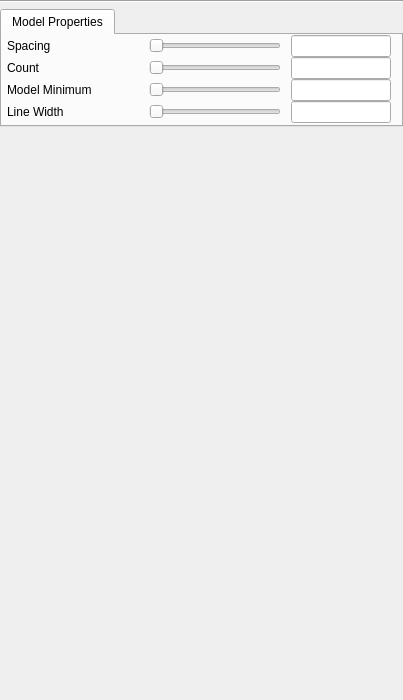
<?xml version="1.0" encoding="UTF-8"?>
<ui version="4.0">
 <class>ModelAppearanceGUI</class>
 <widget class="QWidget" name="ModelAppearanceGUI">
  <property name="geometry">
   <rect>
    <x>0</x>
    <y>0</y>
    <width>403</width>
    <height>700</height>
   </rect>
  </property>
  <property name="sizePolicy">
   <sizepolicy hsizetype="Expanding" vsizetype="Minimum">
    <horstretch>0</horstretch>
    <verstretch>0</verstretch>
   </sizepolicy>
  </property>
  <property name="minimumSize">
   <size>
    <width>0</width>
    <height>0</height>
   </size>
  </property>
  <property name="maximumSize">
   <size>
    <width>16777215</width>
    <height>16777215</height>
   </size>
  </property>
  <property name="windowTitle">
   <string>Form</string>
  </property>
  <property name="whatsThis">
   <string>&lt;html&gt;&lt;head/&gt;&lt;body&gt;&lt;p&gt;These options concern the appearance of Two-D renderer&lt;/p&gt;&lt;/body&gt;&lt;/html&gt;</string>
  </property>
  <layout class="QVBoxLayout" name="verticalLayout">
   <property name="spacing">
    <number>-1</number>
   </property>
   <property name="leftMargin">
    <number>0</number>
   </property>
   <property name="topMargin">
    <number>0</number>
   </property>
   <property name="rightMargin">
    <number>0</number>
   </property>
   <property name="bottomMargin">
    <number>0</number>
   </property>
   <item>
    <widget class="Line" name="line_3">
     <property name="minimumSize">
      <size>
       <width>0</width>
       <height>0</height>
      </size>
     </property>
     <property name="lineWidth">
      <number>1</number>
     </property>
     <property name="orientation">
      <enum>Qt::Horizontal</enum>
     </property>
    </widget>
   </item>
   <item>
    <widget class="QTabWidget" name="tabWidget">
     <property name="sizePolicy">
      <sizepolicy hsizetype="Expanding" vsizetype="Minimum">
       <horstretch>0</horstretch>
       <verstretch>0</verstretch>
      </sizepolicy>
     </property>
     <property name="currentIndex">
      <number>0</number>
     </property>
     <widget class="QWidget" name="tab">
      <attribute name="title">
       <string>Model Properties</string>
      </attribute>
      <layout class="QVBoxLayout" name="verticalLayout_2">
       <property name="spacing">
        <number>0</number>
       </property>
       <property name="leftMargin">
        <number>0</number>
       </property>
       <property name="topMargin">
        <number>0</number>
       </property>
       <property name="rightMargin">
        <number>0</number>
       </property>
       <property name="bottomMargin">
        <number>0</number>
       </property>
       <item>
        <layout class="QHBoxLayout" name="horizontalLayout" stretch="1,1,1">
         <property name="spacing">
          <number>10</number>
         </property>
         <property name="leftMargin">
          <number>5</number>
         </property>
         <property name="rightMargin">
          <number>10</number>
         </property>
         <item>
          <widget class="QLabel" name="label_10">
           <property name="minimumSize">
            <size>
             <width>30</width>
             <height>0</height>
            </size>
           </property>
           <property name="text">
            <string>Spacing</string>
           </property>
          </widget>
         </item>
         <item>
          <widget class="QSlider" name="contourSpacingSlider">
           <property name="maximumSize">
            <size>
             <width>150</width>
             <height>16777215</height>
            </size>
           </property>
           <property name="orientation">
            <enum>Qt::Horizontal</enum>
           </property>
          </widget>
         </item>
         <item>
          <widget class="QLineEdit" name="contourSpacingEdit">
           <property name="sizePolicy">
            <sizepolicy hsizetype="Minimum" vsizetype="Fixed">
             <horstretch>0</horstretch>
             <verstretch>0</verstretch>
            </sizepolicy>
           </property>
           <property name="minimumSize">
            <size>
             <width>100</width>
             <height>0</height>
            </size>
           </property>
           <property name="maximumSize">
            <size>
             <width>100</width>
             <height>16777215</height>
            </size>
           </property>
           <property name="alignment">
            <set>Qt::AlignCenter</set>
           </property>
          </widget>
         </item>
        </layout>
       </item>
       <item>
        <layout class="QHBoxLayout" name="horizontalLayout_10" stretch="1,1,1">
         <property name="spacing">
          <number>10</number>
         </property>
         <property name="leftMargin">
          <number>5</number>
         </property>
         <property name="rightMargin">
          <number>10</number>
         </property>
         <item>
          <widget class="QLabel" name="label_11">
           <property name="minimumSize">
            <size>
             <width>30</width>
             <height>0</height>
            </size>
           </property>
           <property name="text">
            <string>Count</string>
           </property>
          </widget>
         </item>
         <item>
          <widget class="QSlider" name="contourCountSlider">
           <property name="maximumSize">
            <size>
             <width>150</width>
             <height>16777215</height>
            </size>
           </property>
           <property name="orientation">
            <enum>Qt::Horizontal</enum>
           </property>
          </widget>
         </item>
         <item>
          <widget class="QLineEdit" name="contourCountEdit">
           <property name="sizePolicy">
            <sizepolicy hsizetype="Minimum" vsizetype="Fixed">
             <horstretch>0</horstretch>
             <verstretch>0</verstretch>
            </sizepolicy>
           </property>
           <property name="minimumSize">
            <size>
             <width>100</width>
             <height>0</height>
            </size>
           </property>
           <property name="maximumSize">
            <size>
             <width>100</width>
             <height>16777215</height>
            </size>
           </property>
           <property name="alignment">
            <set>Qt::AlignCenter</set>
           </property>
          </widget>
         </item>
        </layout>
       </item>
       <item>
        <layout class="QHBoxLayout" name="horizontalLayout_8" stretch="1,1,1">
         <property name="spacing">
          <number>10</number>
         </property>
         <property name="leftMargin">
          <number>5</number>
         </property>
         <property name="rightMargin">
          <number>10</number>
         </property>
         <item>
          <widget class="QLabel" name="label_9">
           <property name="minimumSize">
            <size>
             <width>30</width>
             <height>0</height>
            </size>
           </property>
           <property name="text">
            <string>Model Minimum</string>
           </property>
          </widget>
         </item>
         <item>
          <widget class="QSlider" name="contourMinSlider">
           <property name="maximumSize">
            <size>
             <width>150</width>
             <height>16777215</height>
            </size>
           </property>
           <property name="orientation">
            <enum>Qt::Horizontal</enum>
           </property>
          </widget>
         </item>
         <item>
          <widget class="QLineEdit" name="contourMinEdit">
           <property name="sizePolicy">
            <sizepolicy hsizetype="Minimum" vsizetype="Fixed">
             <horstretch>0</horstretch>
             <verstretch>0</verstretch>
            </sizepolicy>
           </property>
           <property name="minimumSize">
            <size>
             <width>100</width>
             <height>0</height>
            </size>
           </property>
           <property name="maximumSize">
            <size>
             <width>100</width>
             <height>16777215</height>
            </size>
           </property>
           <property name="alignment">
            <set>Qt::AlignCenter</set>
           </property>
          </widget>
         </item>
        </layout>
       </item>
       <item>
        <layout class="QHBoxLayout" name="horizontalLayout_3" stretch="1,1,1">
         <property name="spacing">
          <number>10</number>
         </property>
         <property name="leftMargin">
          <number>5</number>
         </property>
         <property name="rightMargin">
          <number>10</number>
         </property>
         <item>
          <widget class="QLabel" name="label">
           <property name="minimumSize">
            <size>
             <width>30</width>
             <height>0</height>
            </size>
           </property>
           <property name="text">
            <string>Line Width</string>
           </property>
          </widget>
         </item>
         <item>
          <widget class="QSlider" name="lineWidthSlider">
           <property name="minimumSize">
            <size>
             <width>124</width>
             <height>0</height>
            </size>
           </property>
           <property name="maximumSize">
            <size>
             <width>150</width>
             <height>16777215</height>
            </size>
           </property>
           <property name="orientation">
            <enum>Qt::Horizontal</enum>
           </property>
          </widget>
         </item>
         <item>
          <widget class="QLineEdit" name="lineWidthEdit">
           <property name="minimumSize">
            <size>
             <width>100</width>
             <height>0</height>
            </size>
           </property>
           <property name="maximumSize">
            <size>
             <width>100</width>
             <height>16777215</height>
            </size>
           </property>
           <property name="alignment">
            <set>Qt::AlignCenter</set>
           </property>
          </widget>
         </item>
        </layout>
       </item>
      </layout>
     </widget>
    </widget>
   </item>
   <item>
    <spacer name="verticalSpacer">
     <property name="orientation">
      <enum>Qt::Vertical</enum>
     </property>
     <property name="sizeHint" stdset="0">
      <size>
       <width>20</width>
       <height>51</height>
      </size>
     </property>
    </spacer>
   </item>
  </layout>
  <zorder>line_3</zorder>
  <zorder>tabWidget</zorder>
 </widget>
 <resources/>
 <connections/>
</ui>
